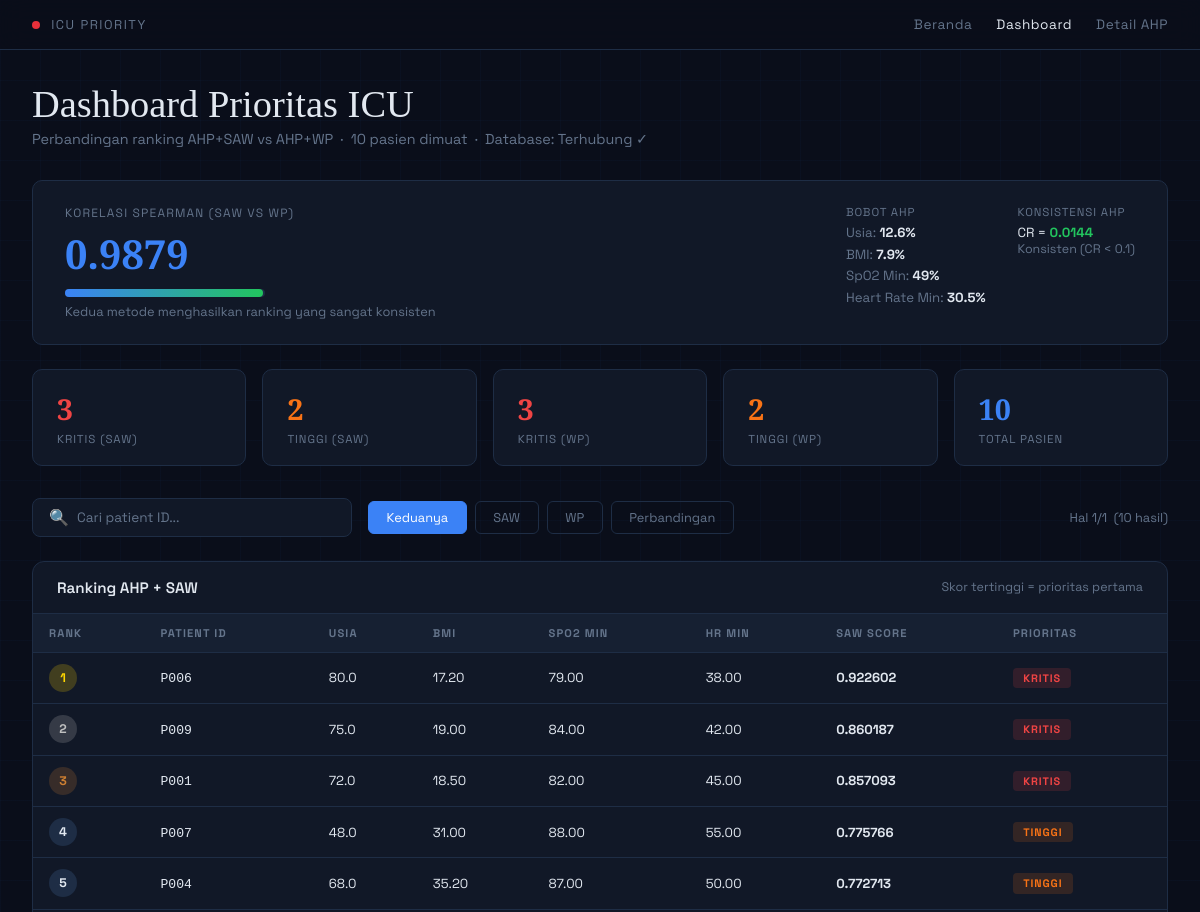
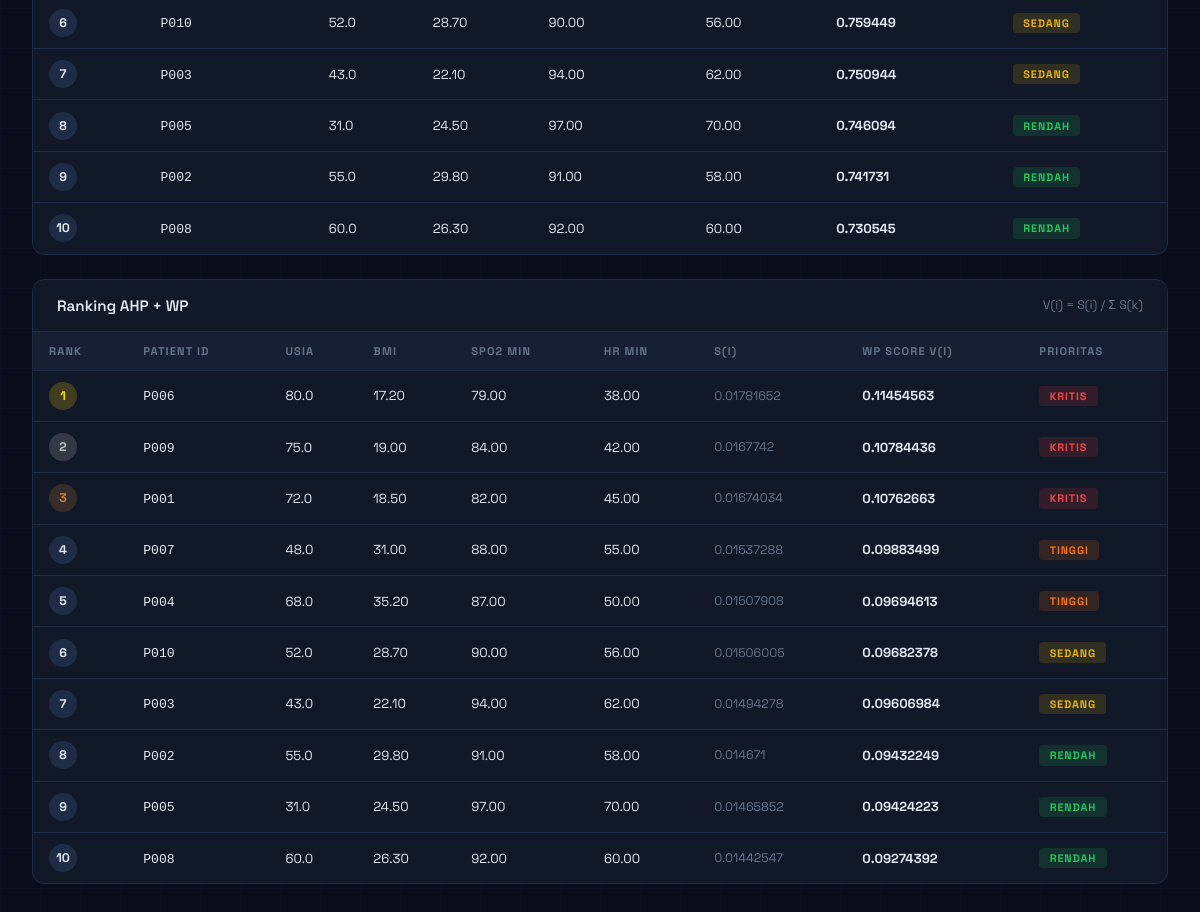
Page /dashboard.php on the committed database (2 pictures, top to bottom).
### tables this page shows
CREATE TABLE IF NOT EXISTS dataset_akumulasi (
    id               INT AUTO_INCREMENT PRIMARY KEY,
    patient_id       VARCHAR(20)   NOT NULL UNIQUE,
    age              DECIMAL(5,1)  DEFAULT NULL COMMENT 'Usia pasien (tahun)',
    bmi              DECIMAL(6,2)  DEFAULT NULL COMMENT 'Body Mass Index',
    d1_spo2_min      DECIMAL(6,2)  DEFAULT NULL COMMENT 'SpO2 minimum hari pertama (%)',
    d1_heartrate_min DECIMAL(7,2)  DEFAULT NULL COMMENT 'Heart rate minimum hari pertama (bpm)',
    created_at       TIMESTAMP DEFAULT CURRENT_TIMESTAMP,
    INDEX idx_patient (patient_id),
    INDEX idx_age     (age),
    INDEX idx_spo2    (d1_spo2_min)
);

### dashboard.php (the view, shortened to what the rows shown need)
<?php
require_once __DIR__ . '/core/ahp_loader.php';
require_once __DIR__ . '/core/wp_engine.php';
$pdo = null;
try {
    $pdo = new PDO(
        "mysql:host=localhost;dbname=icu_priority;charset=utf8",
        "root", "",
        [PDO::ATTR_ERRMODE => PDO::ERRMODE_EXCEPTION]
    );
} catch (Exception $e) {
    $dbError = $e->getMessage();
}
$method   = $_GET['method'] ?? 'both';
$page     = max(1, (int)($_GET['page'] ?? 1));
$perPage  = (int)($_GET['per_page'] ?? 20);
$search   = trim($_GET['search'] ?? '');
$patients = [];
if ($pdo) {
    try {
        $where = $search ? "WHERE patient_id LIKE :s OR age LIKE :s2" : "";
        $sql   = "SELECT patient_id, age, bmi, d1_spo2_min, d1_heartrate_min
                  FROM dataset_akumulasi
                  $where
                  ORDER BY patient_id
                  LIMIT 200";
        $stmt = $pdo->prepare($sql);
        $stmt->execute();
        $patients = $stmt->fetchAll(PDO::FETCH_ASSOC);
    } catch (Exception $e) {
        $dbError = $e->getMessage();
    }
}
$sawEngine = new SAWEngine($patients);
$sawResults = $sawEngine->calculate();
$wpEngine  = new WPEngine($patients);
$wpResults = $wpEngine->calculate();
$totalRows  = count($sawResults);
$totalPages = max(1, ceil($totalRows / $perPage));
$page       = min($page, $totalPages);
$offset     = ($page - 1) * $perPage;
$sawPaged   = array_slice($sawResults, $offset, $perPage);
$wpPaged    = array_slice($wpResults,  $offset, $perPage);
?>
<!DOCTYPE html>
<html lang="id">
<head>
</head>
<body>
<div class="page">
  <div class="page-header">
    <h1>Dashboard Prioritas ICU</h1>
  </div>
  <?php if ($method === 'both' || $method === 'saw'): ?>
  <div class="card" style="margin-bottom:1.5rem">
    <div class="tbl-wrap">
      <table>
        <thead>
          <tr>
            <th>Rank</th><th>Patient ID</th><th>Usia</th><th>BMI</th>
            <th>SpO2 Min</th><th>HR Min</th><th>SAW Score</th><th>Prioritas</th>
          </tr>
        </thead>
        <tbody>
        <?php foreach ($sawPaged as $r): ?>
          <tr>
            <td>
              <span class="rank-num <?= $r['rank']<=3 ? 'rank-'.$r['rank'] : '' ?>"><?= $r['rank'] ?></span>
            </td>
            <td><code><?= htmlspecialchars($r['patient_id']) ?></code></td>
            <td><?= $r['age'] ?></td>
            <td><?= $r['bmi'] ?></td>
            <td><?= $r['d1_spo2_min'] ?></td>
            <td><?= $r['d1_heartrate_min'] ?></td>
            <td><strong><?= $r['saw_score'] ?></strong></td>
            <td>
              <?php $p = strtolower($r['priority']); ?>
              <span class="badge b-<?= $p ?>"><?= $r['priority'] ?></span>
            </td>
          </tr>
        <?php endforeach; ?>
        </tbody>
      </table>
    </div>
  </div>
  <?php endif; ?>
  <?php if ($method === 'both' || $method === 'wp'): ?>
  <div class="card" style="margin-bottom:1.5rem">
    <div class="tbl-wrap">
      <table>
        <thead>
          <tr>
            <th>Rank</th><th>Patient ID</th><th>Usia</th><th>BMI</th>
            <th>SpO2 Min</th><th>HR Min</th><th>S(i)</th><th>WP Score V(i)</th><th>Prioritas</th>
          </tr>
        </thead>
        <tbody>
        <?php foreach ($wpPaged as $r): ?>
          <tr>
            <td>
              <span class="rank-num <?= $r['rank']<=3 ? 'rank-'.$r['rank'] : '' ?>"><?= $r['rank'] ?></span>
            </td>
            <td><code><?= htmlspecialchars($r['patient_id']) ?></code></td>
            <td><?= $r['age'] ?></td>
            <td><?= $r['bmi'] ?></td>
            <td><?= $r['d1_spo2_min'] ?></td>
            <td><?= $r['d1_heartrate_min'] ?></td>
            <td style="color:var(--muted);font-size:.78rem"><?= $r['s_value'] ?></td>
            <td><strong><?= $r['wp_score'] ?></strong></td>
            <td>
              <?php $p = strtolower($r['priority']); ?>
              <span class="badge b-<?= $p ?>"><?= $r['priority'] ?></span>
            </td>
          </tr>
        <?php endforeach; ?>
        </tbody>
      </table>
    </div>
  </div>
  <?php endif; ?>
</div>
</body>
</html>

### rows in the picture
dataset_akumulasi: rank "1", patient "P006", age "80.0", bmi "17.20", d1_spo2_min "79.00", d1_heartrate_min "38.00", saw_score "0.922602", priority "KRITIS", s_value "0.01781652", wp_score "0.11454563"
dataset_akumulasi: rank "2", patient "P009", age "75.0", bmi "19.00", d1_spo2_min "84.00", d1_heartrate_min "42.00", saw_score "0.860187", priority "KRITIS", s_value "0.0167742", wp_score "0.10784436"
dataset_akumulasi: rank "3", patient "P001", age "72.0", bmi "18.50", d1_spo2_min "82.00", d1_heartrate_min "45.00", saw_score "0.857093", priority "KRITIS", s_value "0.01674034", wp_score "0.10762663"
dataset_akumulasi: rank "4", patient "P007", age "48.0", bmi "31.00", d1_spo2_min "88.00", d1_heartrate_min "55.00", saw_score "0.775766", priority "TINGGI", s_value "0.01537288", wp_score "0.09883499"
dataset_akumulasi: rank "5", patient "P004", age "68.0", bmi "35.20", d1_spo2_min "87.00", d1_heartrate_min "50.00", saw_score "0.772713", priority "TINGGI", s_value "0.01507908", wp_score "0.09694613"
dataset_akumulasi: rank "6", patient "P010", age "52.0", bmi "28.70", d1_spo2_min "90.00", d1_heartrate_min "56.00", saw_score "0.759449", priority "SEDANG", s_value "0.01506005", wp_score "0.09682378"
dataset_akumulasi: rank "7", patient "P003", age "43.0", bmi "22.10", d1_spo2_min "94.00", d1_heartrate_min "62.00", saw_score "0.750944", priority "SEDANG", s_value "0.01494278", wp_score "0.09606984"
dataset_akumulasi: rank "8", patient "P005", age "31.0", bmi "24.50", d1_spo2_min "97.00", d1_heartrate_min "70.00", saw_score "0.746094", priority "RENDAH", rank "9", s_value "0.01465852", wp_score "0.09424223"
dataset_akumulasi: rank "9", patient "P002", age "55.0", bmi "29.80", d1_spo2_min "91.00", d1_heartrate_min "58.00", saw_score "0.741731", priority "RENDAH", rank "8", s_value "0.014671", wp_score "0.09432249"
dataset_akumulasi: rank "10", patient "P008", age "60.0", bmi "26.30", d1_spo2_min "92.00", d1_heartrate_min "60.00", saw_score "0.730545", priority "RENDAH", s_value "0.01442547", wp_score "0.09274392"

### other values in the picture
count($patients) "10"
$spearman "0.9879"
$ahpDetail['criteria_labels'][$i] "Usia"
$ahpDetail['weights'][$c]*100 "12.6"
$ahpDetail['criteria_labels'][$i] "BMI"
$ahpDetail['weights'][$c]*100 "7.9"
$ahpDetail['criteria_labels'][$i] "SpO2 Min"
$ahpDetail['weights'][$c]*100 "49"
$ahpDetail['criteria_labels'][$i] "Heart Rate Min"
$ahpDetail['weights'][$c]*100 "30.5"
$ahpDetail['consistency_ratio'] "0.0144"
$sawSummary['by_priority']['KRITIS'] "3"
$sawSummary['by_priority']['TINGGI'] "2"
$wpSummary['by_priority']['KRITIS'] "3"
$wpSummary['by_priority']['TINGGI'] "2"
